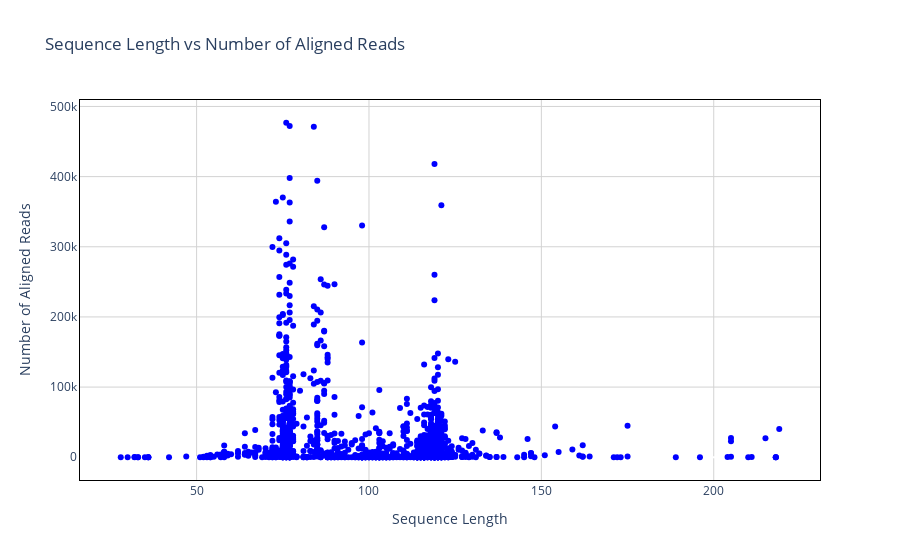

The cell this chart's notebook holds for it:
### Code cell
fig = study.sequence_length_vs_aligned_reads()['fig']
fig.show()

### Figure 1 — Plotly figure (JSON) as saved in the notebook; plotly's stock layout.template omitted (floating-point values rounded to 4 significant figures; data arrays with more than 128 entries replaced by an {"elided": "..."} marker saying what was removed)
{"data": [{"hovertemplate": "Sequence Length: %{x}<br>Number of Aligned Reads: %{y}<extra></extra>", "marker": {"color": "blue", "size": 6}, "mode": "markers", "name": "Data Points", "type": "scatter", "x": {"elided": "1764 int values"}, "y": {"elided": "1764 int values"}}], "layout": {"paper_bgcolor": "white", "plot_bgcolor": "white", "title": {"text": "Sequence Length vs Number of Aligned Reads"}, "xaxis": {"gridcolor": "lightgray", "linecolor": "black", "linewidth": 1, "mirror": true, "title": {"text": "Sequence Length"}}, "yaxis": {"gridcolor": "lightgray", "linecolor": "black", "linewidth": 1, "mirror": true, "range": [0, null], "title": {"text": "Number of Aligned Reads"}}}}
